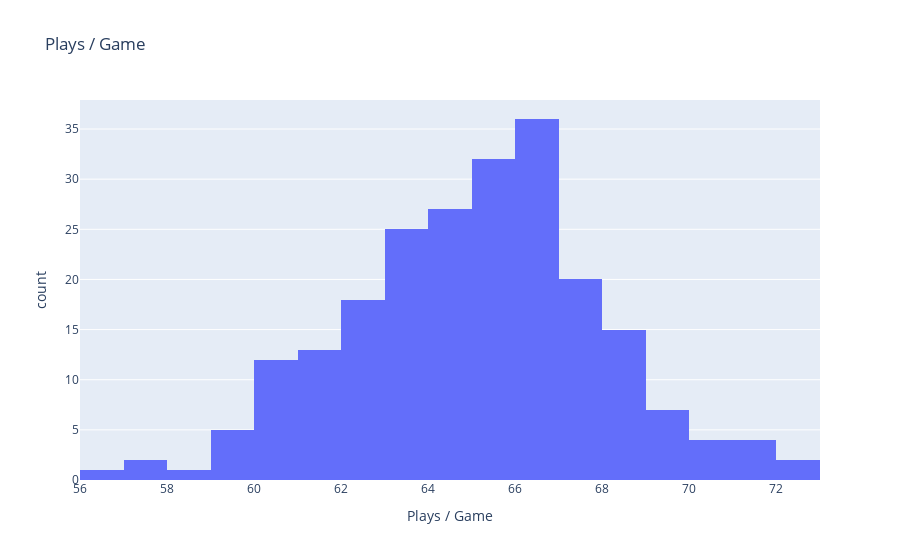

Notebook source saved alongside this figure:
### Code cell
fig = px.histogram(
    data_frame=offense_tendencies,
    x='Plays / Game',
    title='Plays / Game'
)
fig.show()

### Figure 1 — Plotly figure (JSON) as saved in the notebook; plotly's stock layout.template omitted (floating-point values rounded to 4 significant figures; data arrays with more than 128 entries replaced by an {"elided": "..."} marker saying what was removed)
{"data": [{"bingroup": "x", "hovertemplate": "Plays / Game=%{x}<br>count=%{y}<extra></extra>", "legendgroup": "", "marker": {"color": "#636efa", "pattern": {"shape": ""}}, "name": "", "orientation": "v", "showlegend": false, "type": "histogram", "x": {"elided": "224 float values"}, "xaxis": "x", "yaxis": "y"}], "layout": {"barmode": "relative", "legend": {"tracegroupgap": 0}, "title": {"text": "Plays / Game"}, "xaxis": {"anchor": "y", "domain": [0, 1], "title": {"text": "Plays / Game"}}, "yaxis": {"anchor": "x", "domain": [0, 1], "title": {"text": "count"}}}}
